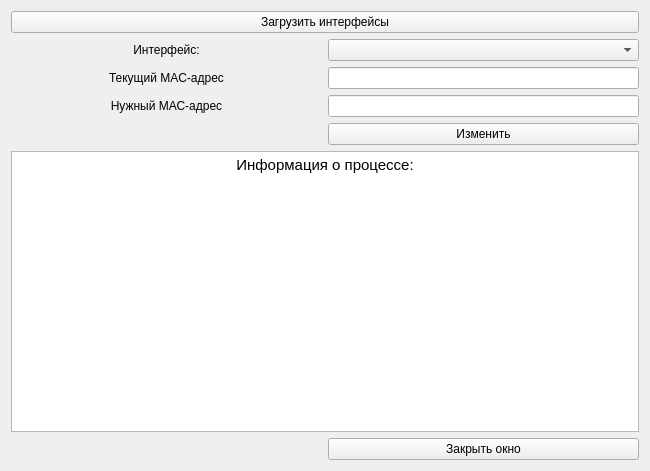
<?xml version="1.0" encoding="UTF-8"?>
<ui version="4.0">
 <class>Macchanger</class>
 <widget class="QWidget" name="Macchanger">
  <property name="windowModality">
   <enum>Qt::ApplicationModal</enum>
  </property>
  <property name="geometry">
   <rect>
    <x>0</x>
    <y>0</y>
    <width>650</width>
    <height>471</height>
   </rect>
  </property>
  <property name="windowTitle">
   <string>MACChanger</string>
  </property>
  <layout class="QGridLayout" name="gridLayout">
   <item row="0" column="0" colspan="2">
    <widget class="QPushButton" name="pushButtonLoadInterfaces">
     <property name="text">
      <string>Загрузить интерфейсы</string>
     </property>
    </widget>
   </item>
   <item row="2" column="1">
    <widget class="QComboBox" name="comboBoxInterfaces"/>
   </item>
   <item row="3" column="0">
    <widget class="QLabel" name="label">
     <property name="text">
      <string>Текущий MAC-адрес</string>
     </property>
     <property name="alignment">
      <set>Qt::AlignCenter</set>
     </property>
    </widget>
   </item>
   <item row="4" column="0">
    <widget class="QLabel" name="label_2">
     <property name="text">
      <string>Нужный МАС-адрес</string>
     </property>
     <property name="alignment">
      <set>Qt::AlignCenter</set>
     </property>
    </widget>
   </item>
   <item row="4" column="1">
    <widget class="QLineEdit" name="lineEditFakedMac">
     <property name="alignment">
      <set>Qt::AlignCenter</set>
     </property>
    </widget>
   </item>
   <item row="10" column="0">
    <spacer name="horizontalSpacer">
     <property name="orientation">
      <enum>Qt::Horizontal</enum>
     </property>
     <property name="sizeHint" stdset="0">
      <size>
       <width>40</width>
       <height>20</height>
      </size>
     </property>
    </spacer>
   </item>
   <item row="5" column="1">
    <widget class="QPushButton" name="pushButtonFake">
     <property name="text">
      <string>Изменить</string>
     </property>
    </widget>
   </item>
   <item row="2" column="0">
    <widget class="QLabel" name="label_3">
     <property name="text">
      <string>Интерфейс:</string>
     </property>
     <property name="alignment">
      <set>Qt::AlignCenter</set>
     </property>
    </widget>
   </item>
   <item row="3" column="1">
    <widget class="QLineEdit" name="lineEditCurrentMac">
     <property name="font">
      <font>
       <italic>true</italic>
      </font>
     </property>
     <property name="alignment">
      <set>Qt::AlignCenter</set>
     </property>
     <property name="readOnly">
      <bool>true</bool>
     </property>
    </widget>
   </item>
   <item row="9" column="0" colspan="2">
    <widget class="QTextEdit" name="textEdit">
     <property name="readOnly">
      <bool>true</bool>
     </property>
     <property name="html">
      <string>&lt;!DOCTYPE HTML PUBLIC &quot;-//W3C//DTD HTML 4.0//EN&quot; &quot;http://www.w3.org/TR/REC-html40/strict.dtd&quot;&gt;
&lt;html&gt;&lt;head&gt;&lt;meta name=&quot;qrichtext&quot; content=&quot;1&quot; /&gt;&lt;style type=&quot;text/css&quot;&gt;
p, li { white-space: pre-wrap; }
&lt;/style&gt;&lt;/head&gt;&lt;body style=&quot; font-family:'Cantarell'; font-size:11pt; font-weight:400; font-style:normal;&quot;&gt;
&lt;table border=&quot;0&quot; style=&quot;-qt-table-type: root; margin-top:4px; margin-bottom:4px; margin-left:4px; margin-right:4px;&quot;&gt;
&lt;tr&gt;
&lt;td style=&quot;border: none;&quot;&gt;
&lt;p align=&quot;center&quot; style=&quot; margin-top:0px; margin-bottom:0px; margin-left:0px; margin-right:0px; -qt-block-indent:0; text-indent:0px;&quot;&gt;Информация о процессе:&lt;/p&gt;&lt;/td&gt;&lt;/tr&gt;&lt;/table&gt;&lt;/body&gt;&lt;/html&gt;</string>
     </property>
     <property name="textInteractionFlags">
      <set>Qt::TextBrowserInteraction</set>
     </property>
    </widget>
   </item>
   <item row="10" column="1">
    <widget class="QPushButton" name="pushButtonOk">
     <property name="sizePolicy">
      <sizepolicy hsizetype="Minimum" vsizetype="Fixed">
       <horstretch>0</horstretch>
       <verstretch>0</verstretch>
      </sizepolicy>
     </property>
     <property name="text">
      <string>Закрыть окно</string>
     </property>
    </widget>
   </item>
  </layout>
 </widget>
 <resources/>
 <connections>
  <connection>
   <sender>pushButtonOk</sender>
   <signal>clicked()</signal>
   <receiver>Macchanger</receiver>
   <slot>close()</slot>
   <hints>
    <hint type="sourcelabel">
     <x>319</x>
     <y>341</y>
    </hint>
    <hint type="destinationlabel">
     <x>183</x>
     <y>318</y>
    </hint>
   </hints>
  </connection>
 </connections>
</ui>
